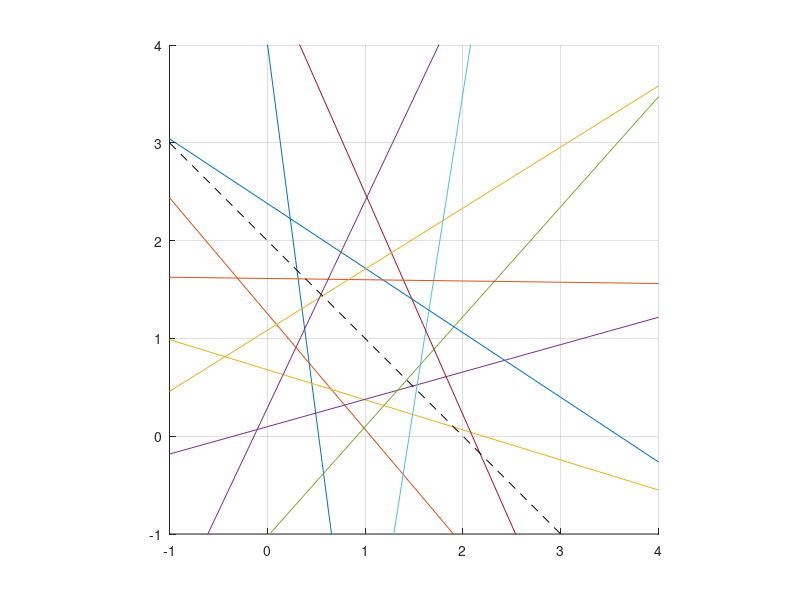

This figure's MATLAB source: (Note: this script raises an error after producing the figure.)
N = 11;
a = (0:N-1)/N*2*pi+0.13;
x = [-1,4];
y = [-1,4];
close(figure(1));
figure(1);
hold('on');
grid('on');
dist = 0.6;
alpha = zeros(1,length(a));
beta  = zeros(1,length(a));
term  = zeros(1,length(a));
for n=1:length(a)
    alpha(n) = cos(a(n));
    beta(n)  = sin(a(n));
    x0    = 1 - dist*alpha(n);
    y0    = 1 - dist*beta(n);
    y = y0 - alpha(n)*(x-x0)/beta(n);
    term(n) = -alpha(n)*x0-beta(n)*y0;
    plot(x,y);
end
axis([-1,4,-1,4]);
axis('equal');

A = [-alpha(:),-beta(:)];
a = term(:);
B = [1,1];
b = 2;

plot(x,(b-B(1)*x)/B(2),'k--');
Q = [2,4;4,10];
f = [-6;-12];

x = quadprog(Q,f,A,a,B,b,[],[],[],optimoptions(@quadprog,'Display','none'));
plot(x(1),x(2),'ro');

x2 = -Q\f;
plot(x2(1),x2(2),'k*');

fprintf(1,'------------------------------------\n');

[x,res,iters,ll] = dmriQuadprog2(...
    Q,f,A,a,B,b,[],[]);

fprintf(1,'Matlab''s code converged within %d iters, residual %1.5f\n',iters,res);

plot(x(1),x(2),'k+');

fprintf(1,'------------------------------------\n');
%%%%%%%%%%%%%%%%%%%%%%%%%%%%
CC = [A;B];
uu = [a;b];
Qi = Q\eye(size(Q,1));
HH = CC*Qi*CC';
ff = ((f')*Qi*(CC')+uu')';
step = sqrt(sum(ff.*ff)) / (trace(HH)/size(HH,1));
fprintf(1,'Trying step: %1.4f\n',step);
%%%%%%%%%%%%%%%%%%%%%%%%%%%%

[x,status,iters,cost,lambda] = mexDMRIquadprog(Q,f,A,a,B,b,[],[],1000,step);

fprintf(1,'Returned status %i with %d iters and cost %1.5f\n',status,iters,cost);


CI = size(A,1);
CE = size(B,1);
CL = 0;
CU = 0;

pos = 0;
fprintf(1,'lamdba_ineq: %s\n',num2str(lambda(pos+1:pos+CI)'));
pos = pos+CI;
fprintf(1,'lamdba_eq: %s\n',num2str(lambda(pos+1:pos+CE)'));
pos = pos+CE;
fprintf(1,'lamdba_lb: %s\n',num2str(lambda(pos+1:pos+CL)'));
pos = pos+CL;
fprintf(1,'lamdba_ub: %s\n',num2str(lambda(pos+1:pos+CU)'));
pos = pos+CU;
fprintf(1,'------------------------------------\n');

plot(x(1),x(2),'go','MarkerSize',16);
